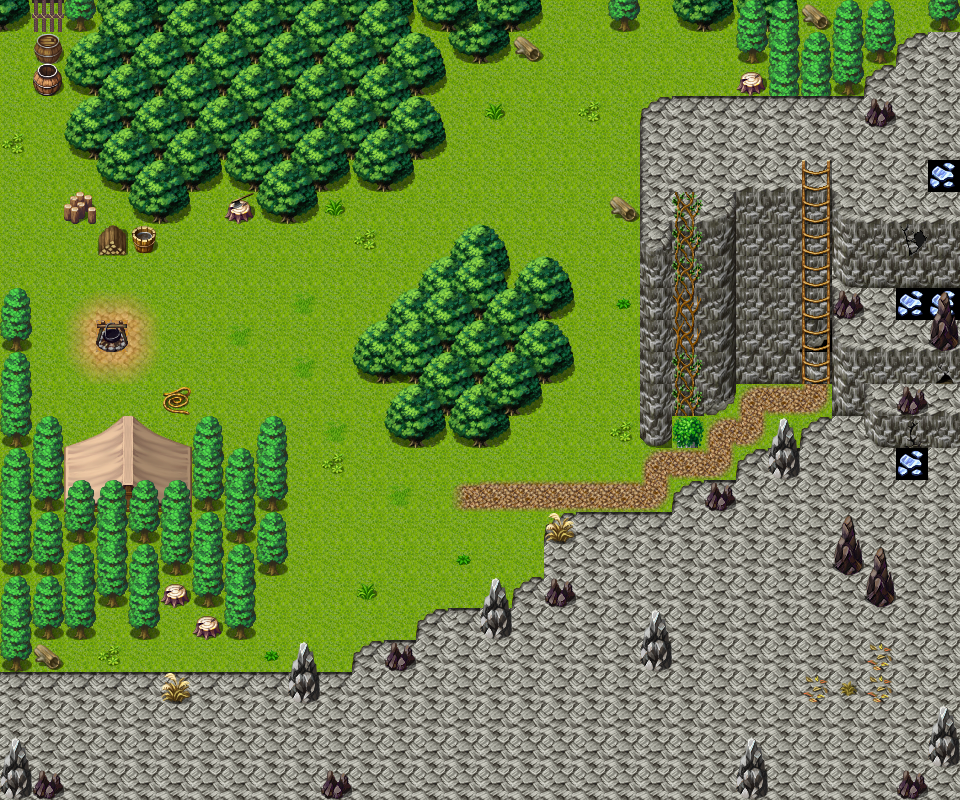

This game map was drawn from its Tiled (.tmx) file and the tilesets committed beside it. A one-line description and the trimmed map source follow:
An orthogonal 30x25 tile map with 32x32 px tiles, 3 tile layers (Ground, Objects, Above), 1 hidden layer not drawn, 60 tilesets and 1 object (mapchange).

<map version="1.0" orientation="orthogonal" width="30" height="25" tilewidth="32" tileheight="32">
<tileset firstgid="1" name="map_bed_1" tilewidth="32" tileheight="32">
<image source="../drawable/map_bed_1.png" width="512" height="256" />
</tileset>
<tileset firstgid="129" name="map_border_1" tilewidth="32" tileheight="32">
<image source="../drawable/map_border_1.png" width="512" height="256" />
</tileset>
<tileset firstgid="257" name="map_bridge_1" tilewidth="32" tileheight="32">
<image source="../drawable/map_bridge_1.png" width="512" height="256" />
</tileset>
<tileset firstgid="385" name="map_bridge_2" tilewidth="32" tileheight="32">
<image source="../drawable/map_bridge_2.png" width="512" height="256" />
</tileset>
<tileset firstgid="513" name="map_broken_1" tilewidth="32" tileheight="32">
<image source="../drawable/map_broken_1.png" width="512" height="256" />
</tileset>
<tileset firstgid="641" name="map_cavewall_1" tilewidth="32" tileheight="32">
<image source="../drawable/map_cavewall_1.png" width="576" height="192" />
</tileset>
<tileset firstgid="749" name="map_cavewall_2" tilewidth="32" tileheight="32">
<image source="../drawable/map_cavewall_2.png" width="576" height="192" />
</tileset>
<tileset firstgid="857" name="map_cavewall_3" tilewidth="32" tileheight="32">
<image source="../drawable/map_cavewall_3.png" width="576" height="192" />
</tileset>
<tileset firstgid="965" name="map_cavewall_4" tilewidth="32" tileheight="32">
<image source="../drawable/map_cavewall_4.png" width="576" height="192" />
</tileset>
<tileset firstgid="1073" name="map_chair_table_1" tilewidth="32" tileheight="32">
<image source="../drawable/map_chair_table_1.png" width="512" height="256" />
</tileset>
<tileset firstgid="1201" name="map_chair_table_2" tilewidth="32" tileheight="32">
<image source="../drawable/map_chair_table_2.png" width="512" height="256" />
</tileset>
<tileset firstgid="1329" name="map_crate_1" tilewidth="32" tileheight="32">
<image source="../drawable/map_crate_1.png" width="512" height="256" />
</tileset>
<tileset firstgid="1457" name="map_cupboard_1" tilewidth="32" tileheight="32">
<image source="../drawable/map_cupboard_1.png" width="512" height="256" />
</tileset>
<tileset firstgid="1585" name="map_curtain_1" tilewidth="32" tileheight="32">
<image source="../drawable/map_curtain_1.png" width="512" height="256" />
</tileset>
<tileset firstgid="1713" name="map_entrance_1" tilewidth="32" tileheight="32">
<image source="../drawable/map_entrance_1.png" width="512" height="256" />
</tileset>
<tileset firstgid="1841" name="map_entrance_2" tilewidth="32" tileheight="32">
<image source="../drawable/map_entrance_2.png" width="512" height="256" />
</tileset>
<tileset firstgid="1969" name="map_fence_1" tilewidth="32" tileheight="32">
<image source="../drawable/map_fence_1.png" width="512" height="256" />
</tileset>
<tileset firstgid="2097" name="map_fence_2" tilewidth="32" tileheight="32">
<image source="../drawable/map_fence_2.png" width="512" height="256" />
</tileset>
<tileset firstgid="2225" name="map_fence_3" tilewidth="32" tileheight="32">
<image source="../drawable/map_fence_3.png" width="512" height="256" />
</tileset>
<tileset firstgid="2353" name="map_fence_4" tilewidth="32" tileheight="32">
<image source="../drawable/map_fence_4.png" width="512" height="256" />
</tileset>
<tileset firstgid="2481" name="map_ground_1" tilewidth="32" tileheight="32">
<image source="../drawable/map_ground_1.png" width="512" height="256" />
</tileset>
<tileset firstgid="2609" name="map_ground_2" tilewidth="32" tileheight="32">
<image source="../drawable/map_ground_2.png" width="512" height="256" />
</tileset>
<tileset firstgid="2737" name="map_ground_3" tilewidth="32" tileheight="32">
<image source="../drawable/map_ground_3.png" width="512" height="256" />
</tileset>
<tileset firstgid="2865" name="map_ground_4" tilewidth="32" tileheight="32">
<image source="../drawable/map_ground_4.png" width="512" height="256" />
</tileset>
<tileset firstgid="2993" name="map_ground_5" tilewidth="32" tileheight="32">
<image source="../drawable/map_ground_5.png" width="512" height="256" />
</tileset>
<tileset firstgid="3121" name="map_ground_6" tilewidth="32" tileheight="32">
<image source="../drawable/map_ground_6.png" width="512" height="256" />
</tileset>
<tileset firstgid="3249" name="map_ground_7" tilewidth="32" tileheight="32">
<image source="../drawable/map_ground_7.png" width="512" height="256" />
</tileset>
<tileset firstgid="3377" name="map_ground_8" tilewidth="32" tileheight="32">
<image source="../drawable/map_ground_8.png" width="512" height="256" />
</tileset>
<tileset firstgid="3505" name="map_house_1" tilewidth="32" tileheight="32">
<image source="../drawable/map_house_1.png" width="512" height="256" />
</tileset>
<tileset firstgid="3633" name="map_house_2" tilewidth="32" tileheight="32">
<image source="../drawable/map_house_2.png" width="512" height="256" />
</tileset>
<tileset firstgid="3761" name="map_indoor_1" tilewidth="32" tileheight="32">
<image source="../drawable/map_indoor_1.png" width="512" height="256" />
</tileset>
<tileset firstgid="3889" name="map_indoor_2" tilewidth="32" tileheight="32">
<image source="../drawable/map_indoor_2.png" width="512" height="256" />
</tileset>
<tileset firstgid="4017" name="map_kitchen_1" tilewidth="32" tileheight="32">
<image source="../drawable/map_kitchen_1.png" width="512" height="256" />
</tileset>
<tileset firstgid="4145" name="map_outdoor_1" tilewidth="32" tileheight="32">
<image source="../drawable/map_outdoor_1.png" width="512" height="256" />
</tileset>
<tileset firstgid="4273" name="map_pillar_1" tilewidth="32" tileheight="32">
<image source="../drawable/map_pillar_1.png" width="512" height="256" />
</tileset>
<tileset firstgid="4401" name="map_pillar_2" tilewidth="32" tileheight="32">
<image source="../drawable/map_pillar_2.png" width="512" height="256" />
</tileset>
<tileset firstgid="4529" name="map_plant_1" tilewidth="32" tileheight="32">
<image source="../drawable/map_plant_1.png" width="512" height="256" />
</tileset>
<tileset firstgid="4657" name="map_plant_2" tilewidth="32" tileheight="32">
<image source="../drawable/map_plant_2.png" width="512" height="256" />
</tileset>
<tileset firstgid="4785" name="map_rock_1" tilewidth="32" tileheight="32">
<image source="../drawable/map_rock_1.png" width="512" height="256" />
</tileset>
<tileset firstgid="4913" name="map_rock_2" tilewidth="32" tileheight="32">
<image source="../drawable/map_rock_2.png" width="512" height="256" />
</tileset>
<tileset firstgid="5041" name="map_roof_1" tilewidth="32" tileheight="32">
<image source="../drawable/map_roof_1.png" width="512" height="256" />
</tileset>
<tileset firstgid="5169" name="map_roof_2" tilewidth="32" tileheight="32">
<image source="../drawable/map_roof_2.png" width="512" height="256" />
</tileset>
<tileset firstgid="5297" name="map_roof_3" tilewidth="32" tileheight="32">
<image source="../drawable/map_roof_3.png" width="512" height="256" />
</tileset>
<tileset firstgid="5425" name="map_shop_1" tilewidth="32" tileheight="32">
<image source="../drawable/map_shop_1.png" width="512" height="256" />
</tileset>
<tileset firstgid="5553" name="map_sign_ladder_1" tilewidth="32" tileheight="32">
<image source="../drawable/map_sign_ladder_1.png" width="512" height="256" />
</tileset>
<tileset firstgid="5681" name="map_table_1" tilewidth="32" tileheight="32">
<image source="../drawable/map_table_1.png" width="512" height="256" />
</tileset>
<tileset firstgid="5809" name="map_trail_1" tilewidth="32" tileheight="32">
<image source="../drawable/map_trail_1.png" width="512" height="256" />
</tileset>
<tileset firstgid="5937" name="map_transition_1" tilewidth="32" tileheight="32">
<image source="../drawable/map_transition_1.png" width="512" height="256" />
</tileset>
<tileset firstgid="6065" name="map_transition_2" tilewidth="32" tileheight="32">
<image source="../drawable/map_transition_2.png" width="512" height="256" />
</tileset>
<tileset firstgid="6193" name="map_transition_3" tilewidth="32" tileheight="32">
<image source="../drawable/map_transition_3.png" width="512" height="256" />
</tileset>
<tileset firstgid="6321" name="map_transition_4" tilewidth="32" tileheight="32">
<image source="../drawable/map_transition_4.png" width="512" height="256" />
</tileset>
<tileset firstgid="6449" name="map_transition_5" tilewidth="32" tileheight="32">
<image source="../drawable/map_transition_5.png" width="512" height="256" />
</tileset>
<tileset firstgid="6577" name="map_tree_1" tilewidth="32" tileheight="32">
<image source="../drawable/map_tree_1.png" width="512" height="256" />
</tileset>
<tileset firstgid="6705" name="map_tree_2" tilewidth="32" tileheight="32">
<image source="../drawable/map_tree_2.png" width="512" height="256" />
</tileset>
<tileset firstgid="6833" name="map_wall_1" tilewidth="32" tileheight="32">
<image source="../drawable/map_wall_1.png" width="512" height="256" />
</tileset>
<tileset firstgid="6961" name="map_wall_2" tilewidth="32" tileheight="32">
<image source="../drawable/map_wall_2.png" width="480" height="256" />
</tileset>
<tileset firstgid="7081" name="map_wall_3" tilewidth="32" tileheight="32">
<image source="../drawable/map_wall_3.png" width="480" height="256" />
</tileset>
<tileset firstgid="7201" name="map_wall_4" tilewidth="32" tileheight="32">
<image source="../drawable/map_wall_4.png" width="480" height="256" />
</tileset>
<tileset firstgid="7321" name="map_window_1" tilewidth="32" tileheight="32">
<image source="../drawable/map_window_1.png" width="512" height="256" />
</tileset>
<tileset firstgid="7449" name="map_window_2" tilewidth="32" tileheight="32">
<image source="../drawable/map_window_2.png" width="512" height="256" />
</tileset>
<layer name="Ground" width="30" height="25">
<data>[750 cells, 750 non-empty, 19 distinct tile ids]</data>
</layer>
<layer name="Objects" width="30" height="25">
<data>[750 cells, 202 non-empty, 61 distinct tile ids]</data>
</layer>
<layer name="Above" width="30" height="25">
<data>[750 cells, 67 non-empty, 12 distinct tile ids]</data>
</layer>
<layer name="Walkable" width="30" height="25" visible="0">
<data>[750 cells, 247 non-empty, 1 distinct tile ids]</data>
</layer>
<objectgroup name="Mapevents" width="30" height="25">
<object name="east" type="mapchange" x="928" y="32" width="32" height="64">
<properties>
<property name="map" value="goblin_trail" />
<property name="place" value="west" />
</properties>
</object>
</objectgroup>
<objectgroup name="Spawn" width="30" height="25" />
<objectgroup name="Keys" width="30" height="25" />
</map>
